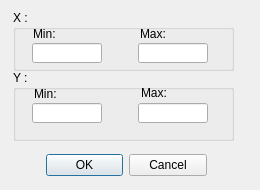
<?xml version="1.0" encoding="UTF-8"?>
<ui version="4.0">
 <class>AxseScaleDialog</class>
 <widget class="QDialog" name="AxseScaleDialog">
  <property name="geometry">
   <rect>
    <x>0</x>
    <y>0</y>
    <width>260</width>
    <height>190</height>
   </rect>
  </property>
  <property name="sizePolicy">
   <sizepolicy hsizetype="Minimum" vsizetype="Minimum">
    <horstretch>0</horstretch>
    <verstretch>0</verstretch>
   </sizepolicy>
  </property>
  <property name="focusPolicy">
   <enum>Qt::TabFocus</enum>
  </property>
  <property name="windowTitle">
   <string>Dialog</string>
  </property>
  <widget class="QDialogButtonBox" name="buttonBox">
   <property name="geometry">
    <rect>
     <x>46</x>
     <y>145</y>
     <width>161</width>
     <height>40</height>
    </rect>
   </property>
   <property name="orientation">
    <enum>Qt::Horizontal</enum>
   </property>
   <property name="standardButtons">
    <set>QDialogButtonBox::Cancel|QDialogButtonBox::Ok</set>
   </property>
  </widget>
  <widget class="QGroupBox" name="groupBox">
   <property name="geometry">
    <rect>
     <x>13</x>
     <y>10</y>
     <width>221</width>
     <height>61</height>
    </rect>
   </property>
   <property name="title">
    <string>X :</string>
   </property>
   <widget class="QLineEdit" name="lineEditMinX">
    <property name="geometry">
     <rect>
      <x>19</x>
      <y>33</y>
      <width>70</width>
      <height>20</height>
     </rect>
    </property>
   </widget>
   <widget class="QLineEdit" name="lineEditMaxX">
    <property name="geometry">
     <rect>
      <x>125</x>
      <y>33</y>
      <width>70</width>
      <height>20</height>
     </rect>
    </property>
   </widget>
   <widget class="QLabel" name="label_2">
    <property name="geometry">
     <rect>
      <x>127</x>
      <y>16</y>
      <width>41</width>
      <height>16</height>
     </rect>
    </property>
    <property name="text">
     <string>Max:</string>
    </property>
   </widget>
   <widget class="QLabel" name="label">
    <property name="geometry">
     <rect>
      <x>20</x>
      <y>14</y>
      <width>41</width>
      <height>20</height>
     </rect>
    </property>
    <property name="text">
     <string>Min:</string>
    </property>
   </widget>
  </widget>
  <widget class="QGroupBox" name="groupBox_2">
   <property name="geometry">
    <rect>
     <x>13</x>
     <y>70</y>
     <width>221</width>
     <height>71</height>
    </rect>
   </property>
   <property name="focusPolicy">
    <enum>Qt::NoFocus</enum>
   </property>
   <property name="title">
    <string>Y :</string>
   </property>
   <widget class="QLineEdit" name="lineEditMaxY">
    <property name="geometry">
     <rect>
      <x>125</x>
      <y>33</y>
      <width>70</width>
      <height>20</height>
     </rect>
    </property>
   </widget>
   <widget class="QLineEdit" name="lineEditMinY">
    <property name="geometry">
     <rect>
      <x>19</x>
      <y>33</y>
      <width>70</width>
      <height>20</height>
     </rect>
    </property>
   </widget>
   <widget class="QLabel" name="label_7">
    <property name="geometry">
     <rect>
      <x>128</x>
      <y>15</y>
      <width>41</width>
      <height>16</height>
     </rect>
    </property>
    <property name="text">
     <string>Max:</string>
    </property>
   </widget>
   <widget class="QLabel" name="label_8">
    <property name="geometry">
     <rect>
      <x>21</x>
      <y>14</y>
      <width>41</width>
      <height>20</height>
     </rect>
    </property>
    <property name="text">
     <string>Min:</string>
    </property>
   </widget>
   <zorder>lineEditMaxY</zorder>
   <zorder>label_7</zorder>
   <zorder>label_8</zorder>
   <zorder>lineEditMinY</zorder>
  </widget>
 </widget>
 <resources/>
 <connections>
  <connection>
   <sender>buttonBox</sender>
   <signal>accepted()</signal>
   <receiver>AxseScaleDialog</receiver>
   <slot>accept()</slot>
   <hints>
    <hint type="sourcelabel">
     <x>248</x>
     <y>254</y>
    </hint>
    <hint type="destinationlabel">
     <x>157</x>
     <y>274</y>
    </hint>
   </hints>
  </connection>
  <connection>
   <sender>buttonBox</sender>
   <signal>rejected()</signal>
   <receiver>AxseScaleDialog</receiver>
   <slot>reject()</slot>
   <hints>
    <hint type="sourcelabel">
     <x>316</x>
     <y>260</y>
    </hint>
    <hint type="destinationlabel">
     <x>286</x>
     <y>274</y>
    </hint>
   </hints>
  </connection>
 </connections>
</ui>
